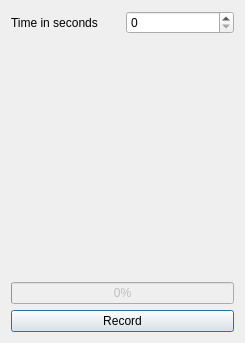
<?xml version="1.0" encoding="UTF-8"?>
<ui version="4.0">
 <class>Dialog</class>
 <widget class="QDialog" name="Dialog">
  <property name="geometry">
   <rect>
    <x>0</x>
    <y>0</y>
    <width>245</width>
    <height>343</height>
   </rect>
  </property>
  <property name="windowTitle">
   <string>Dialog</string>
  </property>
  <layout class="QVBoxLayout" name="verticalLayout_2">
   <item>
    <layout class="QVBoxLayout" name="verticalLayout">
     <item>
      <layout class="QHBoxLayout" name="horizontalLayout">
       <item>
        <widget class="QLabel" name="label">
         <property name="text">
          <string>Time in seconds</string>
         </property>
        </widget>
       </item>
       <item>
        <widget class="QSpinBox" name="spinBox"/>
       </item>
      </layout>
     </item>
     <item>
      <spacer name="verticalSpacer">
       <property name="orientation">
        <enum>Qt::Vertical</enum>
       </property>
       <property name="sizeHint" stdset="0">
        <size>
         <width>20</width>
         <height>40</height>
        </size>
       </property>
      </spacer>
     </item>
     <item>
      <widget class="QProgressBar" name="progressBar">
       <property name="enabled">
        <bool>false</bool>
       </property>
       <property name="value">
        <number>0</number>
       </property>
      </widget>
     </item>
     <item>
      <widget class="QPushButton" name="pushButton">
       <property name="text">
        <string>Record</string>
       </property>
      </widget>
     </item>
    </layout>
   </item>
  </layout>
 </widget>
 <resources/>
 <connections/>
</ui>
